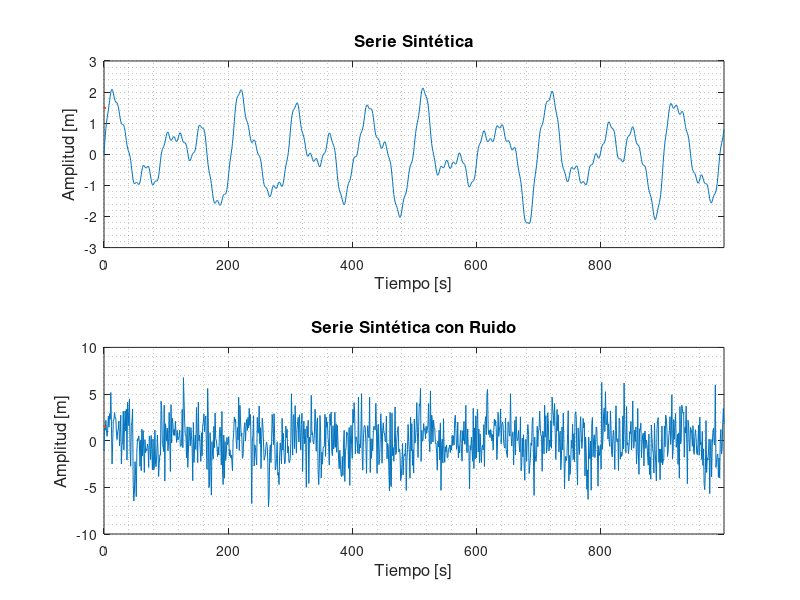
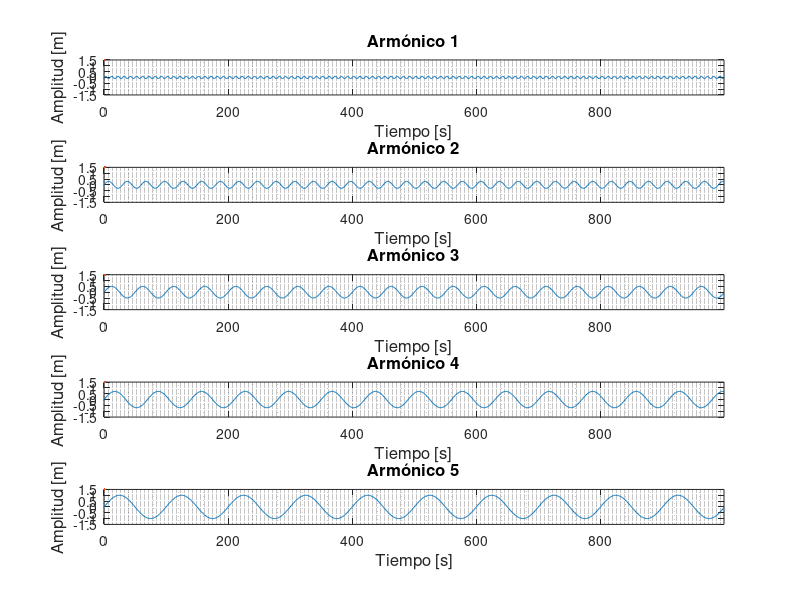

Write the MATLAB code that produced these figures, in order. (Note: this script raises an error after producing the figures.)
clear all
%% EJERCICIO 2

% Generamos una serie de armónicos con distintos periodos
dt = 1;             % Delta-t de la serie
N = 1000;           % Largo de la serie
t = (0:N-1)'*dt;    % Vector de tiempos
fr = (1./t)';
% Formamos 5 señales con periodos entre 10 y 100
% (frecuencias angulares)
w1 = 2*pi/10*dt;    % 0.6283
w2 = 2*pi/30*dt;    % 0.2094
w3 = 2*pi/50*dt;    % 0.1257
w4 = 2*pi/70*dt;    % 0.0898
w5 = 2*pi/100*dt;   % 0.0628

% Series de amplitudes 0.1, 0.3, 0.5, 0.7 y 1

ss(1,:) = 0.1*sin(w1*t);
ss(2,:) = 0.3*sin(w2*t);
ss(3,:) = 0.5*sin(w3*t);
ss(4,:) = 0.7*sin(w4*t);
ss(5,:) = 1*sin(w5*t);

% Serie sintética de amplitudes 0.1, 0.3, 0.5, 0.7 y 1
S = ss(1,:) + ss(2,:) + ss(3,:) + ss(4,:) + ss(5,:);
%
clear w1 w2 w3 w4 w5
%
%%
% Agregamos ruido distribuido normalmente
SR = S' + 2*randn(N,1);
SR = SR';

%% Ploteamos ambas series (S y SR)
close all
figure()
subplot(2,1,1)
plot(t,S,LineWidth=1.5)
xlabel('Tiempo [s]','FontSize',12)
ylabel('Amplitud [m]','FontSize',12)
title('Serie Sintética','FontSize',12)
axis([t(1) t(end) -3 3])
grid minor
subplot(2,1,2)
plot(t,SR,LineWidth=1.5)
xlabel('Tiempo [s]','FontSize',12)
ylabel('Amplitud [m]','FontSize',12)
title('Serie Sintética con Ruido','FontSize',12)
axis([t(1) t(end) -10 10])
grid minor
%
%% Ploteamos cada armónico 
close all
figure()
%
for i=1:5
subplot(5,1,i)
plot(t,ss(i,:),LineWidth=1.5)
xlabel('Tiempo [s]','FontSize',12)
ylabel('Amplitud [m]','FontSize',12)
title(['Armónico ',num2str(i)],'FontSize',12)
grid minor
axis([t(1) t(end) -1.5 1.5])
end
%
%% Tabla de varianzas
var_table(1,1) = round(var(S),2);
for i=1:5
var_table(i+1,1) = round(var(ss(i,:)),2);
end
var_table(7,1) = round(var(SR),2);
%
%% Varianza mediante transformadas de fourier
% C = sqrt(Aq.^2+Bq.^2);
clear EV
% Serie sintetica
[~,Aq,Bq] = cft(S);
EV(1,:) = (Aq.^2+Bq.^2)/2;
var_table(1,2) = round(sum(EV(1,:)),2);
%
% Series componente
for i=1:5
    clear Aq Bq
    [~,Aq,Bq] = cft(ss(i,:));
    EV(i+1,:) = (Aq.^2+Bq.^2)/2;
    var_table(i+1,2) = round(sum(EV(i+1,:)),2);
end
%
% Serie sintética ruidosa
clear Aq Bq
[~,Aq,Bq] = cft(SR);
EV(7,:) = (Aq.^2+Bq.^2)/2;
var_table(7,2) = round(sum(EV(7,:)),2);
%
%% Graficamos para ambas series
close all
figure()
subplot(2,1,1)
plot(fr(1:499),EV(1,:),LineWidth=1.5)
xlabel('Frecuencia [s^-^1]','FontSize',12)
ylabel('Varianza [c_k^2/2]','FontSize',12)
title('Serie Sintética','FontSize',12)
grid minor
%
subplot(2,1,2)
plot(fr(1:499),EV(7,:),LineWidth=1.5)
xlabel('Frecuencia [s^-^1]','FontSize',12)
ylabel('Varianza [c_k^2/2]','FontSize',12)
title('Serie Sintética Ruidosa','FontSize',12)
grid minor
sgtitle('Espectro de Varianza','FontSize',16)
%
%% Graficamos para cada armónico
close all
figure()
%
for i=1:5
subplot(5,1,i)
plot(fr(1:499),EV(i+1,:),LineWidth=1.5)
xlabel('Frecuencia [s^-^1]','FontSize',12)
ylabel('Varianza [c_k^2/2]','FontSize',12)
title(['Armónico ',num2str(i)],'FontSize',12)
grid minor
axis([0 0.5 min(EV(i+1,:)) max(EV(i+1,:))])
end
sgtitle('Espectro de Varianza','FontSize',16)
%